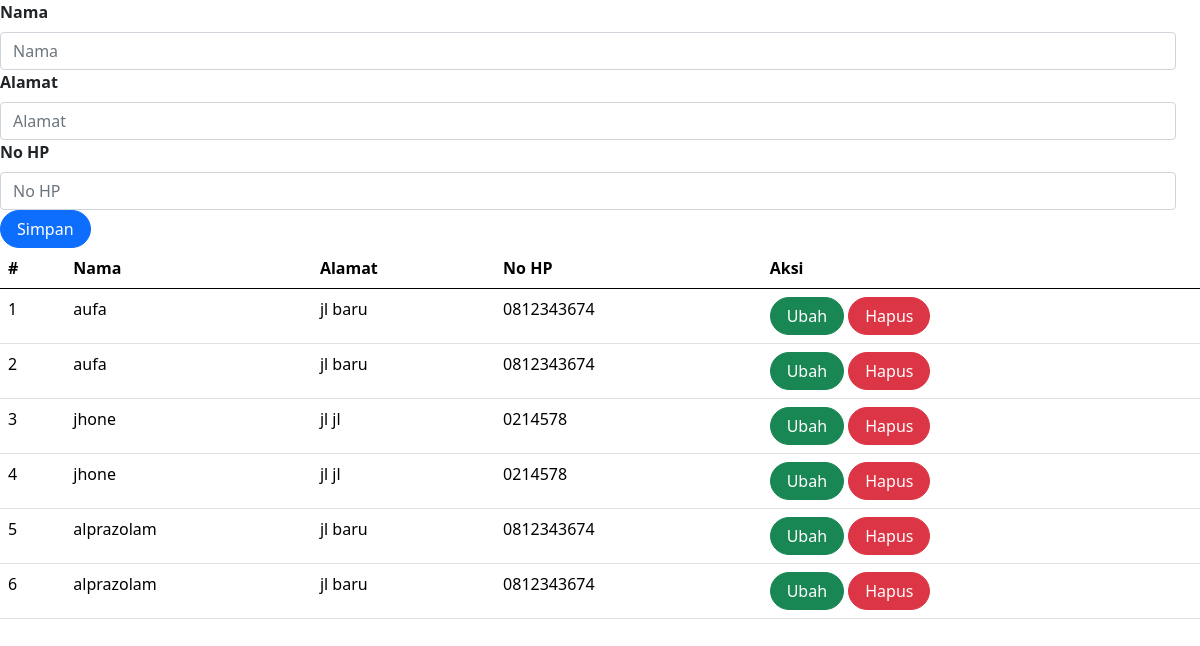
The app's page /pasien.php with its own data.
### tables this page shows
CREATE TABLE `pasien` (
  `id` int(10) UNSIGNED NOT NULL,
  `nama` varchar(255) DEFAULT NULL,
  `alamat` varchar(255) DEFAULT NULL,
  `no_hp` varchar(50) DEFAULT NULL
);

### pasien.php (the view, shortened to what this page needs)
<?php
include_once("koneksi.php");
?>
<!DOCTYPE html>
<html lang="en">
<head>
    <link rel="stylesheet" href="assets/css/bootstrap.css">
    <link href="https://cdn.jsdelivr.net/npm/bootstrap@5.0.2/dist/css/bootstrap.min.css"
    rel="stylesheet"
>
</head>
<body>
<form class="form row" method="POST" action="" name="myForm" onsubmit="return(validate());">
    <?php
    $nama = '';
    $alamat = '';
    $no_hp = '';
    ?>
    <div class="row">
        <div class="col-12">
            <label for="inputNama" class="form-label fw-bold">
                Nama
            </label>
            <input type="text" class="form-control" name="nama" id="inputNama" placeholder="Nama" value="<?php echo $nama ?>">
        </div>
        <div class="col-12">
            <label for="inputAlamat" class="form-label fw-bold">
                Alamat
            </label>
            <input type="text" class="form-control" name="alamat" id="inputAlamat" placeholder="Alamat" value="<?php echo $alamat ?>">
        </div>
        <div class="col-12">
            <label for="inputNoHp" class="form-label fw-bold">
            No HP
            </label>
            <input type="text" class="form-control" name="no_hp" id="inputNoHp" placeholder="No HP" value="<?php echo $no_hp ?>">
        </div>
        <div class="col-12">
            <button type="submit" class="btn btn-primary rounded-pill px-3" name="simpan">Simpan</button>
        </div>
    </div>
</form>
<table class="table table-hover">
    <thead>
        <tr>
            <th scope="col">#</th>
            <th scope="col">Nama</th>
            <th scope="col">Alamat</th>
            <th scope="col">No HP</th>
            <th scope="col">Aksi</th>
        </tr>
    </thead>
    <tbody>
        <?php
$result = mysqli_query($mysqli, "SELECT * FROM pasien");
$no = 1;
while ($data = mysqli_fetch_array($result)) {
?>
    <tr>
        <td><?php echo $no++ ?></td>
        <td><?php echo $data['nama'] ?></td>
        <td><?php echo $data['alamat'] ?></td>
        <td><?php echo $data['no_hp'] ?></td>
        <td>
            <a class="btn btn-success rounded-pill px-3"
            href="index.php?page=pasien_edit&id=<?php echo $data['id'] ?>">Ubah</a>
            <a class="btn btn-danger rounded-pill px-3"
            href="index.php?page=pasien_delete&id=<?php echo $data['id'] ?>">Hapus</a>
        </td>
    </tr>
<?php
}
?>
    </tbody>
</table>
</body>
</html>

### records on screen
pasien: nama "aufa", alamat "jl baru", no_hp "0812343674"
pasien: nama "aufa", alamat "jl baru", no_hp "0812343674"
pasien: nama "jhone", alamat "jl jl", no_hp "0214578"
pasien: nama "jhone", alamat "jl jl", no_hp "0214578"
pasien: nama "alprazolam", alamat "jl baru", no_hp "0812343674"
pasien: nama "alprazolam", alamat "jl baru", no_hp "0812343674"
